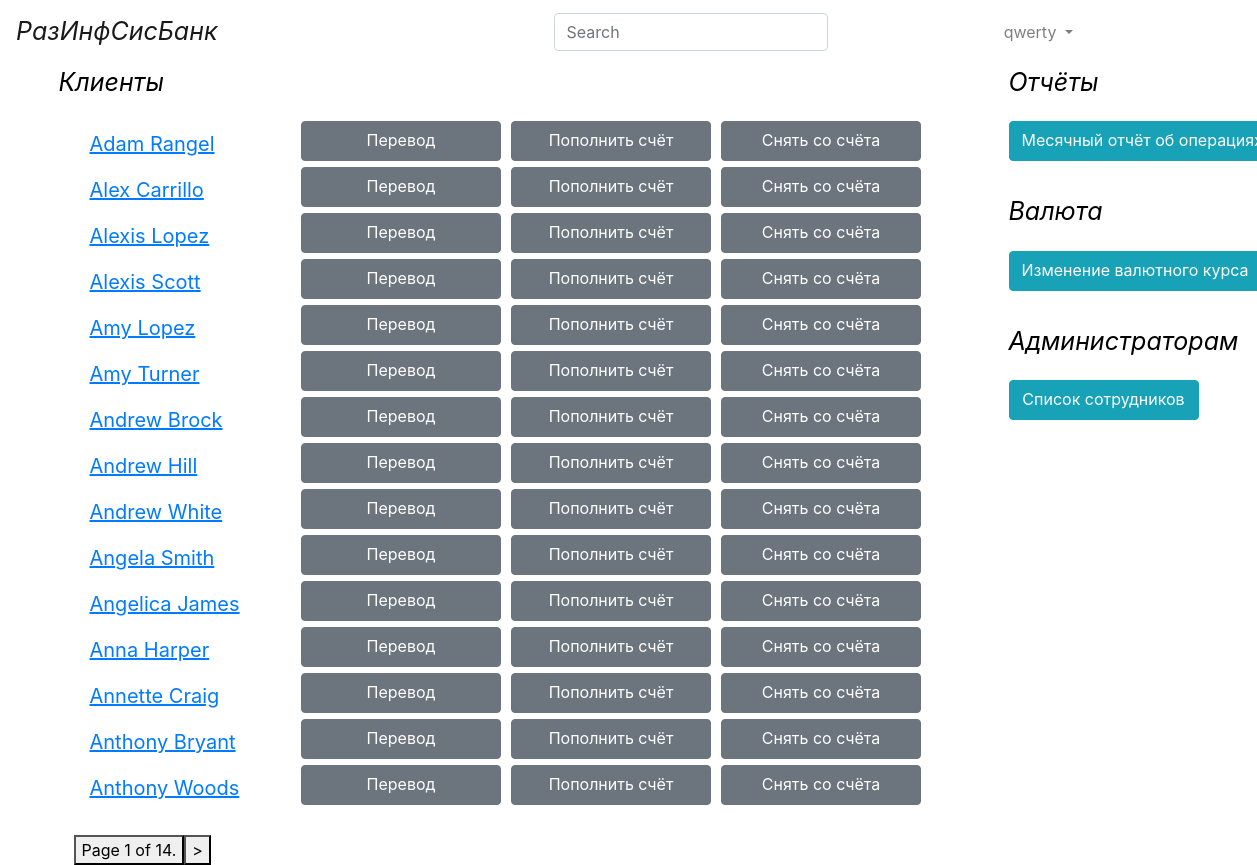
The app's page / (signed in) with its own data.
### bs/models.py (models this page shows)
class User(AbstractUser):
    upload = models.ImageField(upload_to='uploads/%Y/%m/%d/')

class Client(models.Model):
    full_name = models.CharField(max_length=30)
    login = models.CharField(max_length=20)
    birthday = models.DateField()
    contract_number = models.CharField(max_length=10)
    date_conclusion = models.DateField()
    tel = models.CharField(max_length=12)
    address = models.CharField(max_length=100)

### bs/views.py (the view)
# urls.py: path('', views.index, name='index'),
def index(request):
    client_list = Client.objects.all().order_by('full_name')
    client_list = paginator(client_list, request)
    return render(request, 'bs/index.html', {"clients": client_list})

### bs/views.py (called while the page is built)
def paginator(user_list, request):
    paginator = Paginator(user_list, 15)
    page = request.GET.get('page')
    try:
        user_list = paginator.page(page)
    except PageNotAnInteger:
        user_list = paginator.page(1)
    except EmptyPage:
        user_list = paginator.page(paginator.num_pages)
    return user_list

### bs/templates/bs/index.html (shortened to what this page needs)
{% include "bs/base.html" %}
{% load static %}
{% block content %}
{% include "bs/nav_panel.html" %}
{% if user.is_authenticated %}
<main role="main" class="container">
    <div class="row">
        <div class="col-lg-10">
            <div class="row">
                <span class="headline">Клиенты</span>
            </div>
            {% for client in clients %}
            <div class="row">
                <div class="col-lg-3">
                    <a class="nav-link" href="{% url 'client_data' client.id %}"><span class="user_name">{{client.full_name}}</span></a>
                </div>
                <a class="btn btn-secondary btn_list" id={{client.id}} href="{% url 'transfer' client.id %}"
                   role="button">Перевод</a>
                <a class="btn btn-secondary btn_list" id={{client.id}}
                   href="{% url 'replenishment' client.id %}" role="button">Пополнить счёт</a>
                <a class="btn btn-secondary btn_list" id={{client.id}} href="{% url 'removal' client.id %}"
                   role="button">Снять со счёта</a>
            </div>
            {% endfor %}
            <br>
            {% include "bs/paginator.html" %}
        </div>
        {% include "bs/right_menu.html" %}
</main>
{% endif %}
{% endblock %}

### bs/templates/bs/base.html (shortened to what this page needs)
{% load static %}
<!DOCTYPE html>
<html lang="en">
<head>
    <link rel="stylesheet" href="{% static "css/bootstrap.min.css" %}">
    <link rel="stylesheet" href="{% static "css/index.css" %}">
</head>
<body>
</body>
</html>

### bs/templates/bs/nav_panel.html (shortened to what this page needs)
<header>
      <nav class="navbar navbar-expand-lg navbar-light bg-white">
          <div class="d-flex flex-grow-1">
              <a class="navbar-brand" href="{% url 'index' %}"><span class="headline"> РазИнфСисБанк</span></a>
          </div>
          <div class="form-inline collapse navbar-collapse" id="navbarCollapse">
              <ul class="navbar-nav mr-auto">
                  <form class="form-inline mt-2 mt-md-0">
                      <input class="form-control mr-sm-2" type="text" placeholder="Search" aria-label="Search">
                  </form>
              </ul>
              <ui class="navbar-nav mr-auto">
                  {% if user.is_authenticated %}
                        <li class="nav-item dropdown">
                            <a class="nav-link dropdown-toggle" href="#" id="navbarDropdownMenuLink" data-toggle="dropdown" aria-haspopup="true" aria-expanded="false">
                                <span class="text_style">{{ user.get_username }}</span>
                            </a>
                        </li>
                  {% else %}
                        <li><a class="nav-link" href="{% url 'login'%}?next={{request.path}}"><span class="text_style">Log In</span></a></li>
                  {% endif %}
              </ui>
          </div>
      </nav>
</header>

### bs/templates/bs/paginator.html (shortened to what this page needs)
{% if clients.has_other_pages %}
<div class="pagination">
    <span class="step-links pagination">
    <span class="current">
        <button type="button" class="listing_btn"> Page {{ clients.number }} of {{ clients.paginator.num_pages }}.</button>
    </span>
    {% if clients.has_next %}
        <a href="?page={{ clients.next_page_number }}"><button type="button" class="listing_btn">></button></a>
    {% endif %}
    </span>
</div>
{% endif %}

### bs/templates/bs/right_menu.html
{% load static %}
{% block content %}
{% if user.is_authenticated %}
<div class="col-lg-2">
    <div class="row">
        <span class="headline">Отчёты</span>
    </div>
    <div class="row">
        <a class="btn btn-info report" href="{% url 'monthly_report' %}" role="button">Месячный отчёт об операциях</a>
    </div>
    <div class="row" style="margin-top: 20%;">
        <span class="headline">Валюта</span>
    </div>
    <div class="row">
        <a class="btn btn-info report" href="{% url 'change_of_rate' %}" role="button">Изменение валютного курса</a>
    </div>
    <div class="row" style="margin-top: 20%;">
        <span class="headline">Администраторам</span>
    </div>
    <div class="row">
        <a class="btn btn-info report" href="{% url 'worker_list' %}" role="button">Список сотрудников</a>
    </div>
</div>
</div>
{% endif %}
{% endblock %}

### static/css/index.css (style rules this page uses)
body { background-color: #ffffff; color: #000000; }
.report { width: 400px; height: 40px; }
.btn_list { color: #fff; background-color: #6c757d; border-color: #6c757d; margin-left: 5px; margin-right: 5px; width: 200px; height: 40px; }
.user_name { font-size: 20px; text-decoration: underline; color: #007bff; }
.headline { font-size: 25px; font-style: italic; margin-bottom: 20px; }

### records on screen
User: get_username "qwerty"
Client: full_name "Adam Rangel"
Client: full_name "Alex Carrillo"
Client: full_name "Alexis Lopez"
Client: full_name "Alexis Scott"
Client: full_name "Amy Lopez"
Client: full_name "Amy Turner"
Client: full_name "Andrew Brock"
Client: full_name "Andrew Hill"
Client: full_name "Andrew White"
Client: full_name "Angela Smith"
Client: full_name "Angelica James"
Client: full_name "Anna Harper"
Client: full_name "Annette Craig"
Client: full_name "Anthony Bryant"
Client: full_name "Anthony Woods"

### other values on screen
{{ clients.number }} "1"
{{ clients.paginator.num_pages }} "14"
